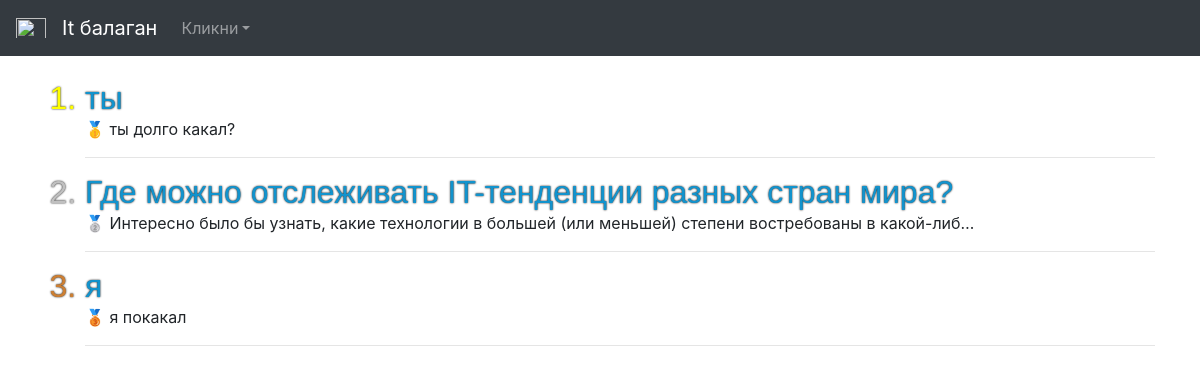
Page /popular/ on the committed database.
### theblog/models.py (models this page shows, shortened)
class Post(models.Model):
    title = models.CharField(max_length=120)
    title_tag = models.CharField(max_length=120, default=title)
    author = models.ForeignKey(User, on_delete=models.CASCADE)
    body = RichTextField(blank=True, null=True)
    post_date = models.DateField("Date", default=datetime.date.today)
    category = models.CharField(max_length=120, default='Python')
    snippet = models.CharField(max_length=120, default='...')
    likes = models.ManyToManyField(User, related_name='blog_post')

### theblog/views.py (the view)
# urls.py: path('popular/', PopularView, name='popular_list'),
def PopularView(request):
    model = Post
    popular_list = Post.objects.order_by('-likes')
    a = []
    for i in popular_list[:5]:
        if i not in a:
            a.append(i)
    first = a[0]
    second = a[1]
    fird = a[2]
    return render(request, 'list_popular.html', {'popular_list': a, 'first': first, 'second': second, 'fird': fird})

### theblog/templates/list_popular.html
{% extends 'base.html' %}
{% block content %}
<ol>
{% for item in popular_list %}
		{% if item == first %}
			<li style="color: yellow;font: 2em Arial, sans-serif; text-shadow: black 0 0 2px;"><a href="{% url 'article_detail' item.pk %}">{{item.title}}</a><br></li>&#129351;
			{{item.body|safe|truncatechars:100}}
			<hr>
		{% elif item == second %}
			<li style="color: #c0c0c0;font: 2em Arial, sans-serif; text-shadow: black 0 0 2px;"><a href="{% url 'article_detail' item.pk %}">{{item.title}}</a><br></li>&#129352;
			{{item.body|safe|truncatechars:100}}
			<hr>
		{% elif item == fird %}
			<li style="color: #cd7f32;font: 2em Arial, sans-serif; text-shadow: black 0 0 2px;"><a href="{% url 'article_detail' item.pk %}">{{item.title}}</a><br></li>&#129353;
			{{item.body|safe|truncatechars:100}}
			<hr>
		{% endif %}
{% endfor %}
</ol>
{% endblock %}

### theblog/templates/base.html (style rules this page uses)
a { color: #1293cd; text-decoration: none; background-color: transparent; text-align: center; }

### rows in the picture
Post: title "ты", body "ты долго какал?"
Post: title "Где можно отслеживать IT-тенденции разных стран мира?", body "Интересно было бы узнать, какие технологии в большей (или меньшей) степени востребованы в какой-либ…"
Post: title "я", body "я покакал"
